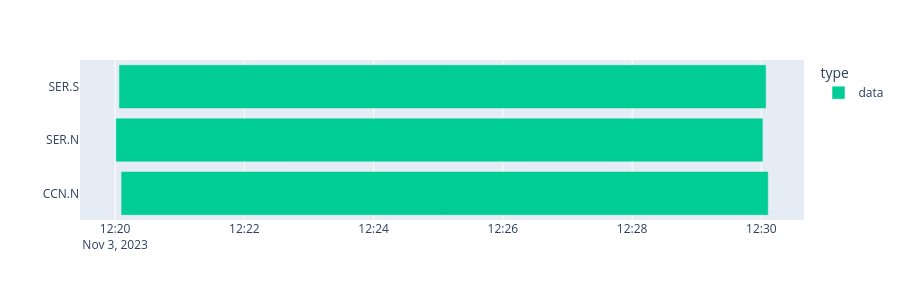

Notebook cell for this chart:
### Markdown cell above
The CCN node has one fiber going north; SER has two, north and south. Each
fiber holds a single acquisition here, because no parameter changed over
these ten minutes — otherwise the `record` list would have more than
one entry.

`plot_availability` is the quickest way to check you opened what you think
you opened. Each leaf of the tree gets its own timeline:

### Code cell
xd.plot_availability(dc, dim="time", height=300)

### Figure 1 — Plotly figure (JSON) as saved in the notebook; plotly's stock layout.template omitted (floating-point values rounded to 4 significant figures)
{"data": [{"base": ["2023-11-03T12:20:06.000000000", "2023-11-03T12:20:01.000000000", "2023-11-03T12:20:04.000000000"], "hovertemplate": "type=data<br>start_value=%{base}<br>end_value=%{x}<br>name=%{y}<extra></extra>", "legendgroup": "data", "marker": {"color": "#00CC96", "line": {"color": "#00CC96"}, "pattern": {"shape": ""}}, "name": "data", "orientation": "h", "showlegend": true, "textposition": "auto", "type": "bar", "x": [599984, 599984, 599984], "xaxis": "x", "y": ["CCN.N", "SER.N", "SER.S"], "yaxis": "y"}], "layout": {"barmode": "overlay", "height": 300, "legend": {"title": {"text": "type"}, "tracegroupgap": 0}, "margin": {"t": 60}, "xaxis": {"anchor": "y", "domain": [0.0, 1.0], "type": "date"}, "yaxis": {"anchor": "x", "domain": [0.0, 1.0], "title": {"text": ""}}}}
